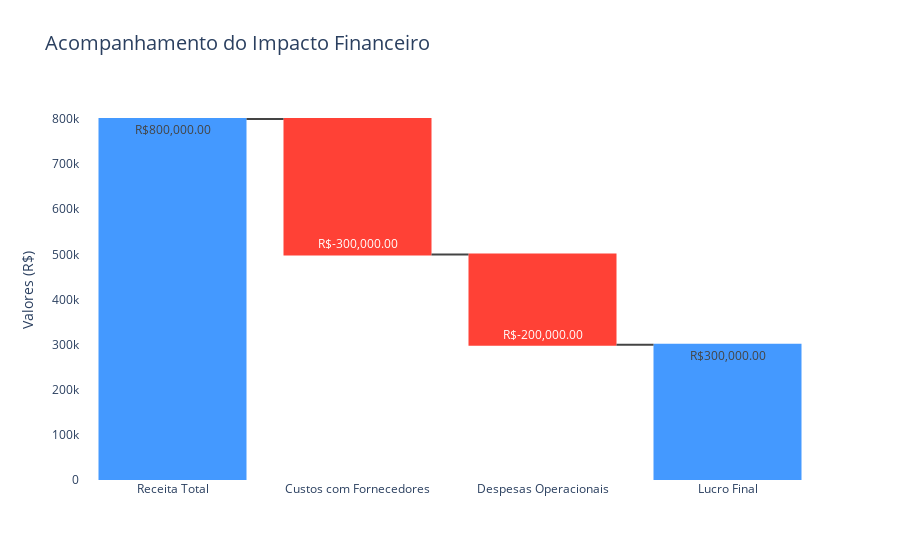

Notebook code cell kept with this figure:
### Markdown cell above
Ana é uma analista financeira e opera no setor de alimentos. Ela recebeu a tarefa de apresentar o impacto financeiro de diferentes fatores nos lucros de um restaurante da rede. A análise deve considerar a receita total, custos com fornecedores, despesas operacionais e o lucro final. O objetivo é destacar como cada componente afeta o lucro líquido.

Qual gráfico seria ideal para Ana utilizar, considerando que ela precisa mostrar como cada fator financeiro contribui para o cálculo do lucro final? Crie um gráfico utilizando Python e explique por que ele é o mais apropriado.

### Code cell
import pandas as pd
import matplotlib.pyplot as plt
import plotly.graph_objects as go

df = pd.read_csv('.\\dados\\atividade_3.csv')

fig = go.Figure(go.Waterfall(
    measure= df['Tipo'],
    y=df['Valor'],
    x=df['Categoria'],
    text=[f'R${v:,.2f}' for v in df['Valor']]
))

fig.update_layout(
    title='Acompanhamento do Impacto Financeiro',
    title_font=dict(size=20),
    plot_bgcolor = 'white',
    yaxis_title = 'Valores (R$)'
)

fig.show()

### Figure 1 — Plotly figure (JSON) as saved in the notebook; plotly's stock layout.template omitted (floating-point values rounded to 4 significant figures)
{"data": [{"measure": ["absolute", "relative", "relative", "total"], "text": ["R$800,000.00", "R$-300,000.00", "R$-200,000.00", "R$300,000.00"], "type": "waterfall", "x": ["Receita Total", "Custos com Fornecedores", "Despesas Operacionais", "Lucro Final"], "y": [800000, -300000, -200000, 300000]}], "layout": {"plot_bgcolor": "white", "title": {"font": {"size": 20}, "text": "Acompanhamento do Impacto Financeiro"}, "yaxis": {"title": {"text": "Valores (R$)"}}}}
